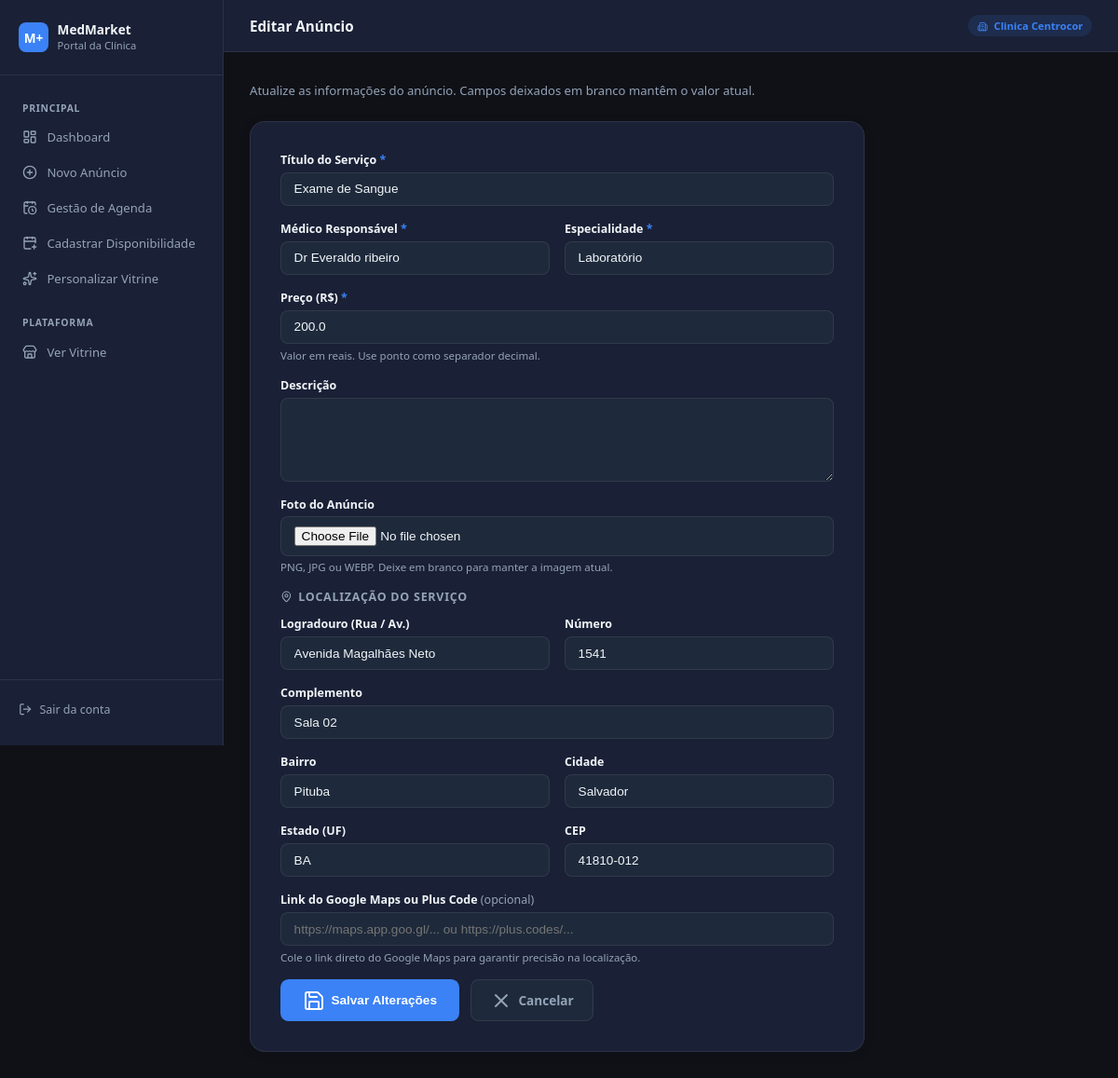
Page /clinica/anuncio/1/editar (signed in) on the committed database.
### App/models.py (models this page shows, shortened)
class User(db.Model):
    __tablename__ = 'users'
    USER_TYPE_CLIENT = 'CLIENTE'
    USER_TYPE_CLINIC = 'CLINICA'
    id            = db.Column(db.Integer,     primary_key=True)
    email         = db.Column(db.String(120), unique=True, nullable=False, index=True)
    name          = db.Column(db.String(80),  nullable=False)
    password_hash = db.Column(db.String(256), nullable=False)
    cpf           = db.Column(db.String(11),  unique=True, nullable=True)
    telefone      = db.Column(db.String(20),  nullable=True)   # e.g. "(11) 99999-9999"
    user_type     = db.Column(db.String(10),  nullable=False, default='CLIENTE')
    clinic_profile = db.relationship(
        'ClinicProfile', back_populates='user',
        uselist=False, cascade='all, delete-orphan',
    )
    services = db.relationship(
        'ClinicService',
        foreign_keys='ClinicService.clinic_id',
        backref='clinic',
        lazy='dynamic',
        cascade='all, delete-orphan',
    )
    patient_appointments = db.relationship(
        'Appointment',
        foreign_keys='Appointment.user_id',
        backref='patient',
        lazy='dynamic',
    )
    documentos = db.relationship(
        'DocumentoPaciente',
        foreign_keys='DocumentoPaciente.paciente_id',
        back_populates='paciente',
        lazy=True,
    )
    @property
    def is_clinic(self):
        return self.user_type == self.USER_TYPE_CLINIC

class ClinicService(db.Model):
    __tablename__ = 'clinic_services'
    id          = db.Column(db.Integer,     primary_key=True)
    clinic_id   = db.Column(db.Integer,     db.ForeignKey('users.id'), nullable=False)
    title       = db.Column(db.String(150), nullable=False)
    doctor_name = db.Column(db.String(100), nullable=False)
    specialty   = db.Column(db.String(80),  nullable=False)
    price       = db.Column(db.Float,       nullable=False)
    description = db.Column(db.Text,        nullable=True)
    active      = db.Column(db.Boolean,     default=True)
    imagem_url  = db.Column(db.String(255),  nullable=True)   # relative path under static/
    logradouro       = db.Column(db.String(200),  nullable=True)
    numero           = db.Column(db.String(20),   nullable=True)
    complemento      = db.Column(db.String(100),  nullable=True)
    bairro           = db.Column(db.String(100),  nullable=True)
    cidade           = db.Column(db.String(100),  nullable=True)
    estado           = db.Column(db.String(2),    nullable=True)
    cep              = db.Column(db.String(9),    nullable=True)   # "00000-000"
    google_maps_link = db.Column(db.String(500),  nullable=True)
    lat              = db.Column(db.Float,        nullable=True)   # geocoded latitude
    lng              = db.Column(db.Float,        nullable=True)   # geocoded longitude
    created_at       = db.Column(db.DateTime,    server_default=db.func.now())
    service_category  = db.Column(db.String(20), nullable=False, default='consulta')
    exam_type         = db.Column(db.String(30), nullable=True)
    exam_orientations = db.Column(db.Text,       nullable=True)
    schedules        = db.relationship('ClinicSchedule', backref='service', lazy='dynamic',
                                       cascade='all, delete-orphan')
    appointments     = db.relationship('Appointment', backref='service', lazy='dynamic',
                                       foreign_keys='Appointment.service_id',
                                       cascade='all, delete-orphan')
    disponibilidades = db.relationship('Disponibilidade', backref='anuncio', lazy='dynamic',
                                       cascade='all, delete-orphan')
    reviews          = db.relationship('Review', backref='service', lazy='dynamic',
                                       cascade='all, delete-orphan')

### App/routes/clinic.py (the view, shortened to what this page needs)
@clinic_bp.route("/anuncio/<int:service_id>/editar", methods=["GET", "POST"])
@login_required_clinic
def editar_anuncio(service_id):
    user    = _session_clinic()
    service = ClinicService.query.filter_by(id=service_id, clinic_id=user.id).first_or_404()
    erro    = None
    return render_template("clinic/edit_service.html", clinic=user, service=service, erro=erro)

### App/routes/clinic.py (called while the page is built)
def _session_clinic() -> User | None:
    uid = (session.get("user") or {}).get("id")
    if not uid:
        return None
    user = User.query.get(uid)
    if not user or not user.is_clinic:
        return None
    return user

### App/utils/security.py (called while the page is built)
def login_required_clinic(f):
    @wraps(f)
    def decorated(*args, **kwargs):
        user = session.get("user")
        if not user:
            return redirect("/clinica/login")
        if user.get("user_type") != "CLINICA":
            return render_template("403.html"), 403
        return f(*args, **kwargs)
    return decorated

### templates/clinic/edit_service.html (shortened to what this page needs)
{% extends "clinic/base.html" %}
{% block page_title %}Editar Anúncio{% endblock %}
{% block content %}
<p class="page-sub">Atualize as informações do anúncio. Campos deixados em branco mantêm o valor atual.</p>
<div class="form-card">
  <form method="POST"
        action="{{ url_for('clinic.editar_anuncio', service_id=service.id) }}"
        enctype="multipart/form-data">
    <div class="form-group">
      <label class="form-label">Título do Serviço <span style="color:var(--primary)">*</span></label>
      <input type="text" name="title" class="form-input"
             value="{{ service.title }}" required maxlength="150" />
    </div>
    <div class="form-row">
      <div class="form-group">
        <label class="form-label">Médico Responsável <span style="color:var(--primary)">*</span></label>
        <input type="text" name="doctor_name" class="form-input"
               value="{{ service.doctor_name }}" required maxlength="100" />
      </div>
      <div class="form-group">
        <label class="form-label">Especialidade <span style="color:var(--primary)">*</span></label>
        <input type="text" name="specialty" class="form-input"
               value="{{ service.specialty }}" required maxlength="80"
               list="specialties-list" />
      </div>
    </div>
    <div class="form-group">
      <label class="form-label">Preço (R$) <span style="color:var(--primary)">*</span></label>
      <input type="number" name="price" class="form-input"
             value="{{ service.price }}" min="1" step="0.01" required />
      <span class="form-hint">Valor em reais. Use ponto como separador decimal.</span>
    </div>
    <div class="form-group">
      <label class="form-label">Descrição</label>
      <textarea name="description" class="form-textarea">{{ service.description or '' }}</textarea>
    </div>
    <div class="form-group">
      <label class="form-label">Foto do Anúncio</label>
      <input type="file" name="imagem" class="form-input"
             accept="image/png,image/jpeg,image/jpg,image/webp,image/gif" />
      <span class="form-hint">PNG, JPG ou WEBP. Deixe em branco para manter a imagem atual.</span>
    </div>
    <div style="font-size:.78rem;font-weight:700;text-transform:uppercase;letter-spacing:.06em;
                color:var(--muted);display:flex;align-items:center;gap:.4rem;margin:.25rem 0 .75rem;">
      <i data-lucide="map-pin" style="width:.8rem;height:.8rem;"></i> Localização do Serviço
    </div>
    <div class="form-row">
      <div class="form-group">
        <label class="form-label">Logradouro (Rua / Av.)</label>
        <input type="text" name="logradouro" class="form-input"
               value="{{ service.logradouro or '' }}" placeholder="Rua das Flores" maxlength="200" />
      </div>
      <div class="form-group">
        <label class="form-label">Número</label>
        <input type="text" name="numero" class="form-input"
               value="{{ service.numero or '' }}" placeholder="42" maxlength="20" />
      </div>
    </div>
    <div class="form-group">
      <label class="form-label">Complemento</label>
      <input type="text" name="complemento" class="form-input"
             value="{{ service.complemento or '' }}" placeholder="Sala 12, Bloco B" maxlength="100" />
    </div>
    <div class="form-row">
      <div class="form-group">
        <label class="form-label">Bairro</label>
        <input type="text" name="bairro" class="form-input"
               value="{{ service.bairro or '' }}" placeholder="Centro" maxlength="100" />
      </div>
      <div class="form-group">
        <label class="form-label">Cidade</label>
        <input type="text" name="cidade" class="form-input"
               value="{{ service.cidade or '' }}" placeholder="São Paulo" maxlength="100" />
      </div>
    </div>
    <div class="form-row">
      <div class="form-group">
        <label class="form-label">Estado (UF)</label>
        <input type="text" name="estado" class="form-input"
               value="{{ service.estado or '' }}" placeholder="SP" maxlength="2"
               style="text-transform:uppercase;" />
      </div>
      <div class="form-group">
        <label class="form-label">CEP</label>
        <input type="text" name="cep" class="form-input"
               value="{{ service.cep or '' }}" placeholder="01310-100" maxlength="9" />
      </div>
    </div>
    <div class="form-group">
      <label class="form-label">Link do Google Maps ou Plus Code <span style="color:var(--muted);font-weight:400;">(opcional)</span></label>
      <input type="url" name="google_maps_link" class="form-input"
             value="{{ service.google_maps_link or '' }}"
             placeholder="https://maps.app.goo.gl/... ou https://plus.codes/..." maxlength="500" />
      <span class="form-hint">Cole o link direto do Google Maps para garantir precisão na localização.</span>
    </div>
    <div class="btn-row">
      <button type="submit" class="btn-submit">
        <i data-lucide="save"></i> Salvar Alterações
      </button>
      <a href="{{ url_for('clinic.dashboard') }}" class="btn-cancel">
        <i data-lucide="x"></i> Cancelar
      </a>
    </div>
  </form>
</div>
{% endblock %}

### templates/clinic/base.html (shortened to what this page needs)
<!DOCTYPE html>
<html lang="pt-BR" class="dark">
<head>
  <link rel="stylesheet" href="{{ url_for('static', filename='css/style.css') }}" />
</head>
<body>
<div class="clinic-layout">
  <aside class="clinic-sidebar" id="clinicSidebar">
    <div class="clinic-logo">
      <div class="clinic-logo-icon">M+</div>
      <div>
        <div class="clinic-logo-text">MedMarket</div>
        <div class="clinic-logo-sub">Portal da Clínica</div>
      </div>
    </div>
    <nav class="sidebar-nav">
      <span class="sidebar-section-label">Principal</span>
      <a href="{{ url_for('clinic.dashboard') }}"
         class="sidebar-link {% if request.endpoint == 'clinic.dashboard' %}active{% endif %}">
        <i data-lucide="layout-dashboard"></i> Dashboard
      </a>
      <a href="{{ url_for('clinic.novo_anuncio') }}"
         class="sidebar-link {% if request.endpoint == 'clinic.novo_anuncio' %}active{% endif %}">
        <i data-lucide="plus-circle"></i> Novo Anúncio
      </a>
      <a href="{{ url_for('clinic.agenda') }}"
         class="sidebar-link {% if request.endpoint in ['clinic.agenda', 'clinic.listar_disponibilidade', 'clinic.excluir_disponibilidade'] %}active{% endif %}">
        <i data-lucide="calendar-clock"></i> Gestão de Agenda
      </a>
      <a href="{{ url_for('clinic.cadastrar_disponibilidade') }}"
         class="sidebar-link {% if request.endpoint == 'clinic.cadastrar_disponibilidade' %}active{% endif %}">
        <i data-lucide="calendar-plus"></i> Cadastrar Disponibilidade
      </a>
      <a href="{{ url_for('clinic.editar_vitrine') }}"
         class="sidebar-link {% if request.endpoint == 'clinic.editar_vitrine' %}active{% endif %}">
        <i data-lucide="sparkles"></i> Personalizar Vitrine
      </a>
      <span class="sidebar-section-label" style="margin-top:.5rem;">Plataforma</span>
      <a href="/" class="sidebar-link" target="_blank">
        <i data-lucide="store"></i> Ver Vitrine
      </a>
    </nav>
    <div class="sidebar-footer">
      <a href="{{ url_for('clinic.logout') }}">
        <i data-lucide="log-out"></i> Sair da conta
      </a>
    </div>
  </aside>
  <div class="clinic-main">
    <div class="clinic-topbar">
      <div style="display:flex;align-items:center;gap:.75rem;">
        <span class="clinic-topbar-title">{% block page_title %}{% endblock %}</span>
      </div>
      <div class="clinic-topbar-right">
        <span class="clinic-badge" title="{{ session['user']['name'] }}">
          <i data-lucide="building-2" style="width:.7rem;height:.7rem;vertical-align:middle;margin-right:.25rem;"></i>
          {{ session['user']['name'] }}
        </span>
      </div>
    </div>
    <div class="clinic-content">
      {% block content %}{% endblock %}
    </div>
  </div>
</div>
</body>
</html>

### static/css/style.css (style rules this page uses)
*, *::before, *::after { box-sizing: border-box; margin: 0; padding: 0; }
:root { --bg: #0f1117; --bg2: #161b27; --card: #1a2035; --border: rgba(255,255,255,0.08); --primary: #3b82f6; --primary-fg: #fff; --accent: #10b981; --accent-fg: #fff; --warning: #f59e0b; --warning-fg: #000; --fg: #f1f5f9; --muted: #94a3b8; --secondary: #1e2a3b; --radius: 0.5rem; --radius-lg: 0.75rem; --radius-xl: 1rem; --shadow-glow: 0 0 20px rgba(59,130,246,0.15); --gradient-cta: linear-gradient(135deg, #3b82f6 0%, #8b5cf6 100%); --font-body: system-ui, -apple-system, sans-serif; --font-display: 'Inter', system-ui, sans-serif; }
html { scroll-behavior: smooth; }
body { background: var(--bg); color: var(--fg); font-family: var(--font-body); min-height: 100vh; }
a { text-decoration: none; color: inherit; }
.form-group { display: flex; flex-direction: column; gap: 0.35rem; }
.form-label { font-size: 0.875rem; font-weight: 500; }

### templates/clinic/base.html (style rules this page uses)
.clinic-layout { display: flex; min-height: 100vh; }
.clinic-sidebar { width: 240px; flex-shrink: 0; background: var(--card); border-right: 1px solid var(--border); display: flex; flex-direction: column; padding: 1.5rem 0; position: sticky; top: 0; height: 100vh; overflow-y: auto; }
.clinic-logo { display: flex; align-items: center; gap: 0.6rem; padding: 0 1.25rem 1.5rem; border-bottom: 1px solid var(--border); margin-bottom: 1rem; }
.clinic-logo-icon { width: 2rem; height: 2rem; border-radius: 0.5rem; background: var(--primary); color: #fff; display: flex; align-items: center; justify-content: center; font-weight: 800; font-size: 0.85rem; flex-shrink: 0; }
.clinic-logo-text { font-size: 0.85rem; font-weight: 700; line-height: 1.2; }
.clinic-logo-sub { font-size: 0.7rem; color: var(--muted); }
.sidebar-nav { flex: 1; display: flex; flex-direction: column; gap: 0.15rem; padding: 0 0.75rem; }
.sidebar-link { display: flex; align-items: center; gap: 0.65rem; padding: 0.55rem 0.75rem; border-radius: 0.5rem; font-size: 0.82rem; font-weight: 500; color: var(--muted); transition: background .15s, color .15s; text-decoration: none; }
.sidebar-link svg { width: 1rem; height: 1rem; flex-shrink: 0; }
.sidebar-section-label { font-size: 0.65rem; text-transform: uppercase; letter-spacing: 0.07em; color: var(--muted); padding: 0.75rem 0.75rem 0.25rem; font-weight: 600; }
.sidebar-footer { padding: 1rem 1.25rem 0; border-top: 1px solid var(--border); margin-top: auto; }
.sidebar-footer a { display: flex; align-items: center; gap: 0.5rem; font-size: 0.78rem; color: var(--muted); text-decoration: none; padding: 0.4rem 0; transition: color .15s; }
.sidebar-footer a svg { width: 0.9rem; height: 0.9rem; }
.clinic-main { flex: 1; min-width: 0; display: flex; flex-direction: column; }
.clinic-topbar { height: 3.5rem; padding: 0 1.75rem; border-bottom: 1px solid var(--border); display: flex; align-items: center; justify-content: space-between; background: var(--card); flex-shrink: 0; position: sticky; top: 0; z-index: 10; }
.clinic-topbar-title { font-size: 0.95rem; font-weight: 700; }
.clinic-topbar-right { display: flex; align-items: center; gap: 0.75rem; }
.clinic-badge { font-size: 0.7rem; background: rgba(59,130,246,0.12); color: var(--primary); padding: 0.25rem 0.6rem; border-radius: 99px; font-weight: 600; white-space: nowrap; max-width: 180px; overflow: hidden; text-overflow: ellipsis; }
.clinic-content { flex: 1; padding: 2rem 1.75rem; }

### rows in the picture
User: user.name "Clinica Centrocor"
ClinicService: title "Exame de Sangue", doctor_name "Dr Everaldo ribeiro", specialty "Laboratório", price "200.0", logradouro "Avenida Magalhães Neto", numero "1541", complemento "Sala 02", bairro "Pituba", cidade "Salvador", estado "BA", cep "41810-012"
